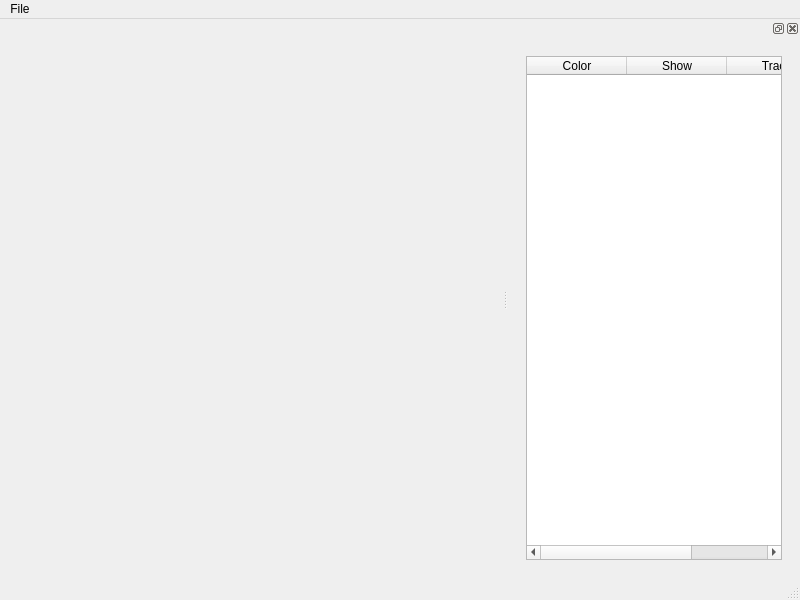
<?xml version="1.0" encoding="UTF-8"?>
<ui version="4.0">
 <class>MainWindow</class>
 <widget class="QMainWindow" name="MainWindow">
  <property name="geometry">
   <rect>
    <x>0</x>
    <y>0</y>
    <width>800</width>
    <height>600</height>
   </rect>
  </property>
  <property name="windowTitle">
   <string>MainWindow</string>
  </property>
  <property name="toolTip">
   <string/>
  </property>
  <widget class="QWidget" name="centralwidget">
   <layout class="QHBoxLayout" name="horizontalLayout"/>
  </widget>
  <widget class="QMenuBar" name="menubar">
   <property name="geometry">
    <rect>
     <x>0</x>
     <y>0</y>
     <width>800</width>
     <height>20</height>
    </rect>
   </property>
   <widget class="QMenu" name="file">
    <property name="title">
     <string>File</string>
    </property>
    <addaction name="add_trace"/>
    <addaction name="create_project"/>
    <addaction name="save_project"/>
    <addaction name="save_as"/>
    <addaction name="open_project"/>
    <addaction name="close_project"/>
   </widget>
   <addaction name="file"/>
  </widget>
  <widget class="QStatusBar" name="statusbar"/>
  <widget class="QDockWidget" name="dockWidget">
   <property name="layoutDirection">
    <enum>Qt::LeftToRight</enum>
   </property>
   <attribute name="dockWidgetArea">
    <number>2</number>
   </attribute>
   <widget class="QWidget" name="dockWidgetContents">
    <layout class="QVBoxLayout" name="verticalLayout">
     <item>
      <widget class="QWidget" name="multi_widget" native="true">
       <property name="sizePolicy">
        <sizepolicy hsizetype="Preferred" vsizetype="Preferred">
         <horstretch>0</horstretch>
         <verstretch>0</verstretch>
        </sizepolicy>
       </property>
       <layout class="QVBoxLayout" name="multi_widget_Layout">
        <item>
         <widget class="QTableWidget" name="trace_tableWidget">
          <property name="focusPolicy">
           <enum>Qt::ClickFocus</enum>
          </property>
          <property name="contextMenuPolicy">
           <enum>Qt::ActionsContextMenu</enum>
          </property>
          <column>
           <property name="text">
            <string>Color</string>
           </property>
          </column>
          <column>
           <property name="text">
            <string>Show</string>
           </property>
          </column>
          <column>
           <property name="text">
            <string>Trace</string>
           </property>
          </column>
         </widget>
        </item>
       </layout>
      </widget>
     </item>
    </layout>
   </widget>
  </widget>
  <action name="add_trace">
   <property name="text">
    <string>Add trace..</string>
   </property>
  </action>
  <action name="save_project">
   <property name="text">
    <string>Save..</string>
   </property>
   <property name="shortcut">
    <string>Ctrl+S</string>
   </property>
  </action>
  <action name="create_project">
   <property name="text">
    <string>Create new project..</string>
   </property>
   <property name="shortcut">
    <string>Ctrl+N</string>
   </property>
  </action>
  <action name="open_project">
   <property name="text">
    <string>Open project..</string>
   </property>
   <property name="shortcut">
    <string>Ctrl+O</string>
   </property>
  </action>
  <action name="close_project">
   <property name="text">
    <string>Close project</string>
   </property>
  </action>
  <action name="save_as">
   <property name="text">
    <string>Save as..</string>
   </property>
   <property name="shortcut">
    <string>Ctrl+Shift+S</string>
   </property>
  </action>
  <action name="actionRemoveTrace">
   <property name="text">
    <string>Remove select trace</string>
   </property>
   <property name="shortcut">
    <string>Del</string>
   </property>
  </action>
 </widget>
 <resources/>
 <connections/>
</ui>
